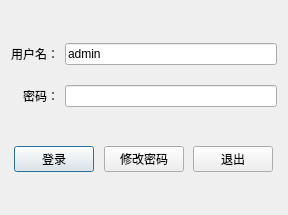
<?xml version="1.0" encoding="UTF-8"?>
<ui version="4.0">
 <class>DialogLogin</class>
 <widget class="QDialog" name="DialogLogin">
  <property name="geometry">
   <rect>
    <x>0</x>
    <y>0</y>
    <width>288</width>
    <height>215</height>
   </rect>
  </property>
  <property name="windowTitle">
   <string>登录</string>
  </property>
  <layout class="QVBoxLayout" name="verticalLayout">
   <item>
    <spacer name="verticalSpacer_4">
     <property name="orientation">
      <enum>Qt::Vertical</enum>
     </property>
     <property name="sizeHint" stdset="0">
      <size>
       <width>20</width>
       <height>26</height>
      </size>
     </property>
    </spacer>
   </item>
   <item>
    <layout class="QGridLayout" name="gridLayout">
     <property name="verticalSpacing">
      <number>20</number>
     </property>
     <item row="0" column="0">
      <widget class="QLabel" name="label">
       <property name="text">
        <string>用户名：</string>
       </property>
       <property name="alignment">
        <set>Qt::AlignRight|Qt::AlignTrailing|Qt::AlignVCenter</set>
       </property>
      </widget>
     </item>
     <item row="0" column="1">
      <widget class="QLineEdit" name="edtUserName">
       <property name="text">
        <string>admin</string>
       </property>
      </widget>
     </item>
     <item row="1" column="0">
      <widget class="QLabel" name="label_2">
       <property name="text">
        <string>密码：</string>
       </property>
       <property name="alignment">
        <set>Qt::AlignRight|Qt::AlignTrailing|Qt::AlignVCenter</set>
       </property>
      </widget>
     </item>
     <item row="1" column="1">
      <widget class="QLineEdit" name="edtPassword">
       <property name="inputMask">
        <string/>
       </property>
       <property name="echoMode">
        <enum>QLineEdit::Password</enum>
       </property>
      </widget>
     </item>
    </layout>
   </item>
   <item>
    <spacer name="verticalSpacer_2">
     <property name="orientation">
      <enum>Qt::Vertical</enum>
     </property>
     <property name="sizeHint" stdset="0">
      <size>
       <width>20</width>
       <height>25</height>
      </size>
     </property>
    </spacer>
   </item>
   <item>
    <layout class="QHBoxLayout" name="horizontalLayout_3">
     <item>
      <spacer name="horizontalSpacer_2">
       <property name="orientation">
        <enum>Qt::Horizontal</enum>
       </property>
       <property name="sizeHint" stdset="0">
        <size>
         <width>40</width>
         <height>20</height>
        </size>
       </property>
      </spacer>
     </item>
     <item>
      <widget class="QPushButton" name="btnLogin">
       <property name="text">
        <string>登录</string>
       </property>
      </widget>
     </item>
     <item>
      <spacer name="horizontalSpacer">
       <property name="orientation">
        <enum>Qt::Horizontal</enum>
       </property>
       <property name="sizeHint" stdset="0">
        <size>
         <width>40</width>
         <height>20</height>
        </size>
       </property>
      </spacer>
     </item>
     <item>
      <widget class="QPushButton" name="btnModifyPassword">
       <property name="text">
        <string>修改密码</string>
       </property>
      </widget>
     </item>
     <item>
      <spacer name="horizontalSpacer_3">
       <property name="orientation">
        <enum>Qt::Horizontal</enum>
       </property>
       <property name="sizeHint" stdset="0">
        <size>
         <width>40</width>
         <height>20</height>
        </size>
       </property>
      </spacer>
     </item>
     <item>
      <widget class="QPushButton" name="btnExit">
       <property name="text">
        <string>退出</string>
       </property>
      </widget>
     </item>
     <item>
      <spacer name="horizontalSpacer_5">
       <property name="orientation">
        <enum>Qt::Horizontal</enum>
       </property>
       <property name="sizeHint" stdset="0">
        <size>
         <width>40</width>
         <height>20</height>
        </size>
       </property>
      </spacer>
     </item>
    </layout>
   </item>
   <item>
    <spacer name="verticalSpacer_3">
     <property name="orientation">
      <enum>Qt::Vertical</enum>
     </property>
     <property name="sizeHint" stdset="0">
      <size>
       <width>20</width>
       <height>26</height>
      </size>
     </property>
    </spacer>
   </item>
  </layout>
 </widget>
 <resources/>
 <connections/>
</ui>
